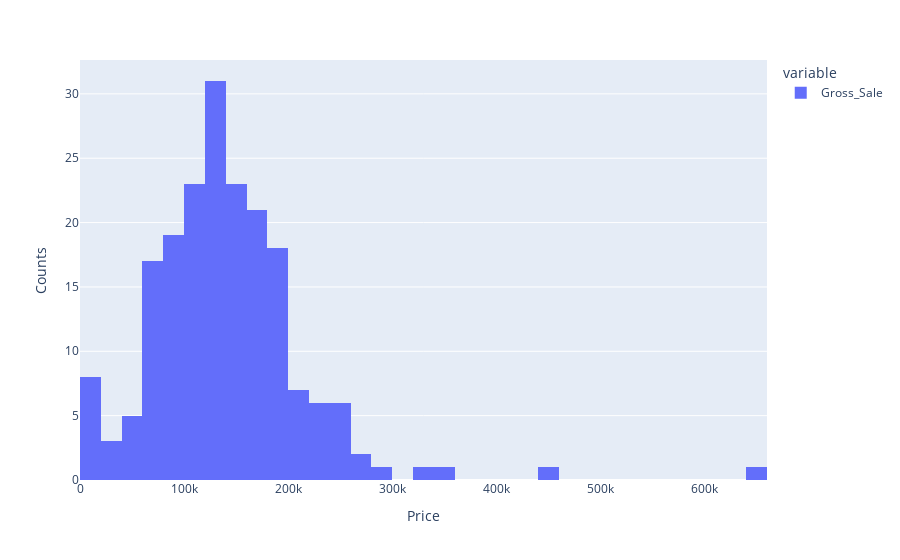

Here is the notebook cell this chart was saved with:
### Code cell
victory_neighborhood = property_sales_df[property_sales_df.Neighborhoood == 'VICTORY']
victory_gross_sale = victory_neighborhood['Gross_Sale']
victory_hist = px.histogram(victory_gross_sale)
victory_hist.update_layout(xaxis_title='Price', yaxis_title='Counts')

### Figure 1 — Plotly figure (JSON) as saved in the notebook; plotly's stock layout.template omitted (floating-point values rounded to 4 significant figures; data arrays with more than 128 entries replaced by an {"elided": "..."} marker saying what was removed)
{"data": [{"alignmentgroup": "True", "bingroup": "x", "hovertemplate": "variable=Gross_Sale<br>value=%{x}<br>count=%{y}<extra></extra>", "legendgroup": "Gross_Sale", "marker": {"color": "#636efa"}, "name": "Gross_Sale", "offsetgroup": "Gross_Sale", "orientation": "v", "showlegend": true, "type": "histogram", "x": {"elided": "196 int values"}, "xaxis": "x", "yaxis": "y"}], "layout": {"barmode": "relative", "legend": {"title": {"text": "variable"}, "tracegroupgap": 0}, "margin": {"t": 60}, "xaxis": {"anchor": "y", "domain": [0, 1], "title": {"text": "Price"}}, "yaxis": {"anchor": "x", "domain": [0, 1], "title": {"text": "Counts"}}}}
